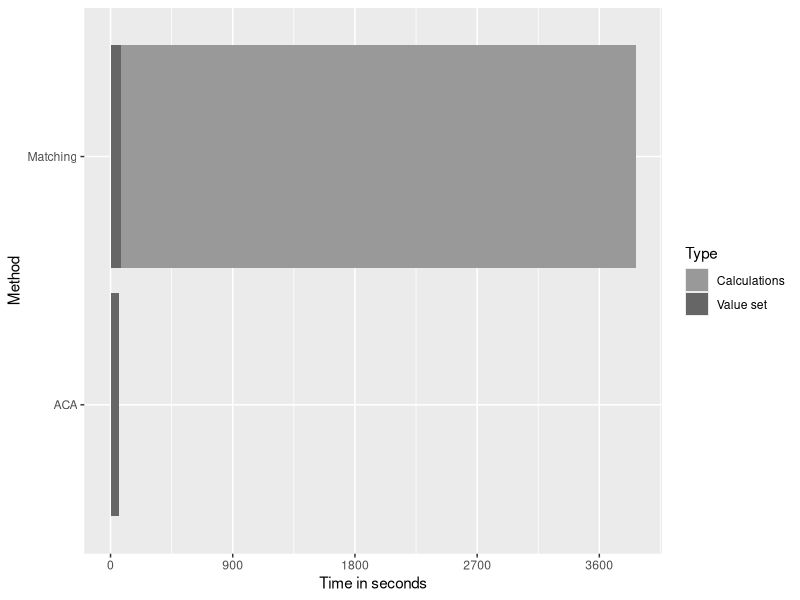
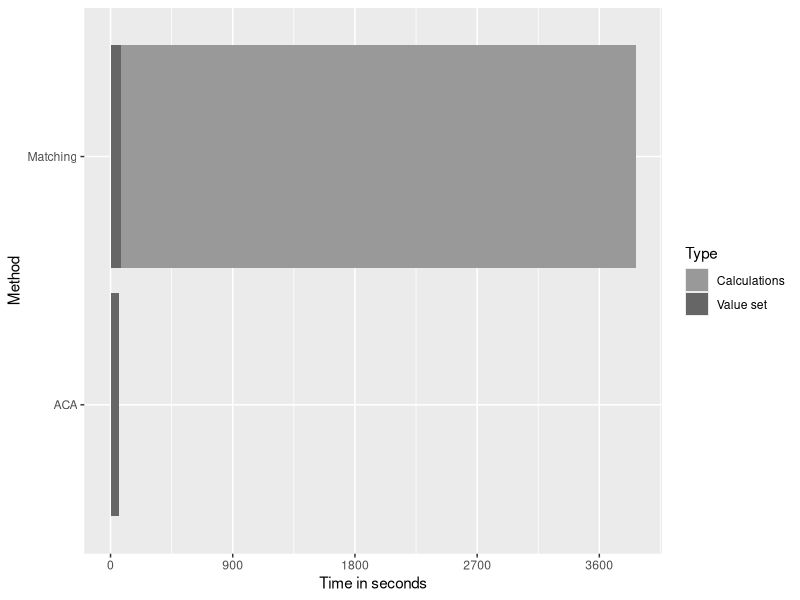

Source code (R) for these figures, in order: (Note: this script raises an error after producing the figures.)
library(ggplot2)

6.1698 
1.09528 * 60 - 6.1698

1.317403 * 60 - 60
((1.075141 * 60 * 60 - 1.317403 * 60 - 3600) / 60 - 3) * 60

data <- data.frame(Time = c(6.1698, 59.547, 79.04418, 3791.463), Method= c("ACA", "ACA", "Matching", "Matching"), Type = c("Calculations", "Value set", "Value set", "Calculations"))
p <- ggplot(data=data, aes(x=Method, y=Time, fill=Type)) + geom_bar(stat="identity") + coord_flip()
p <- p + scale_y_continuous("Time in seconds", breaks=c(0, 900, 1800, 2700, 3600, 4500)) + scale_fill_grey(start = 0.6, end = 0.4)
p
ggsave(paste(path, "Dropbox/1_Projekt_Syphilis/2_ABM_model/6_start_pop/timecomp.pdf", sep=""), device="pdf", height=1, width=4, units='in', scale=2)
